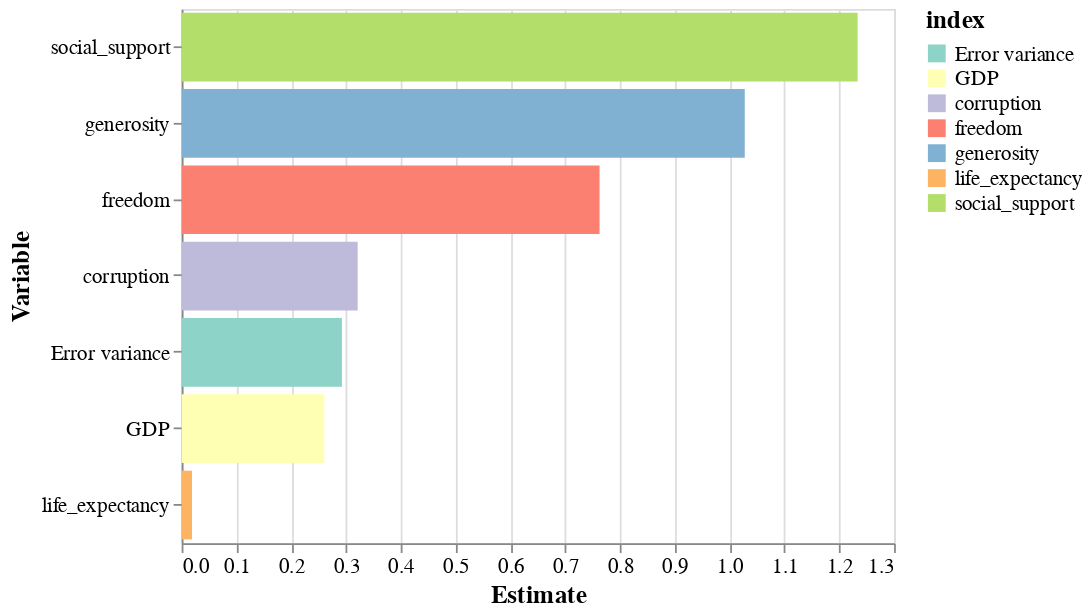

Notebook code cell kept with this figure:
### Code cell
# Define a color scale with a range of colors
color_scale = alt.Scale(scheme='set3')

# Visualize the coefficients
chart = alt.Chart(coef_tbl.reset_index()).mark_bar().encode(
    x=alt.X('estimate:Q', axis=alt.Axis(title='Estimate')),
    y=alt.Y('index:N', axis=alt.Axis(title='Variable'), sort='-x'),
        color=alt.Color('index:N', scale=color_scale)
)
chart.configure_axis(
    labelFontSize=12,
    titleFontSize=14
).configure_legend(
    labelFontSize=12,
    titleFontSize=14
).configure_title(
    fontSize=16
).properties(
    width=400,
    height=300
)

### Figure 1 — Vega-Lite specification as saved in the notebook (floating-point values rounded to 4 significant figures)
{"config": {"view": {"continuousWidth": 400, "continuousHeight": 300}, "axis": {"labelFontSize": 12, "titleFontSize": 14}, "legend": {"labelFontSize": 12, "titleFontSize": 14}, "title": {"fontSize": 16}}, "data": {"name": "data-3a2ad617bb84a9499736d323d3ff79ae"}, "mark": "bar", "encoding": {"color": {"field": "index", "scale": {"scheme": "set3"}, "type": "nominal"}, "x": {"axis": {"title": "Estimate"}, "field": "estimate", "type": "quantitative"}, "y": {"axis": {"title": "Variable"}, "field": "index", "sort": "-x", "type": "nominal"}}, "height": 300, "width": 400, "$schema": "https://vega.github.io/schema/vega-lite/v4.17.0.json", "datasets": {"data-3a2ad617bb84a9499736d323d3ff79ae": [{"index": "GDP", "estimate": 0.2603, "std err": 0.04777}, {"index": "freedom", "estimate": 0.7626, "std err": 0.2318}, {"index": "social_support", "estimate": 1.234, "std err": 0.2427}, {"index": "generosity", "estimate": 1.028, "std err": 0.2605}, {"index": "life_expectancy", "estimate": 0.01888, "std err": 0.006247}, {"index": "corruption", "estimate": 0.3212, "std err": 0.2222}, {"index": "Error variance", "estimate": 0.2924, "std err": null}]}}
